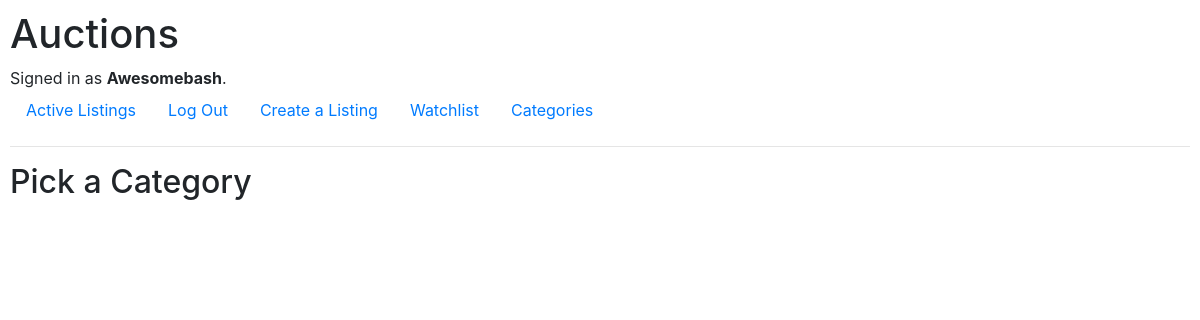
Before: /categories (signed in) with the older database file.
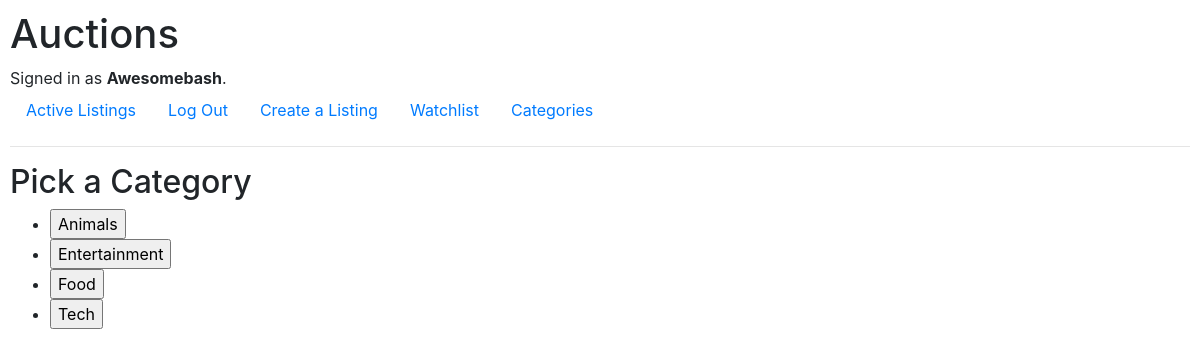
After: the same page with the newer database file.
### auctions/models.py (models this page shows, shortened)
class Category(models.Model):
    categoryTitle = models.CharField(max_length=64)

### auctions/views.py (the view)
# urls.py: path("categories", views.categories, name="categories"),
def categories(request):
    return render(request, "auctions/categories.html", {
        'categories': Category.objects.values()
    })

### auctions/templates/auctions/categories.html (shortened to what this page needs)
{% extends "auctions/layout.html" %}
{% block body %}
    <h2>Pick a Category</h2>
    <form action="{% url 'index' %}" method="post">
        <ul>
            {% for category in categories %}
                <li><input type="submit" name="category" value="{{category.categoryTitle}}"></li>
            {% endfor %}
        </ul>
    </form>
{% endblock %}

Changed rows visible on the page:
added Category: category "Animals"
added Category: category "Entertainment"
added Category: category "Food"
added Category: category "Tech"
